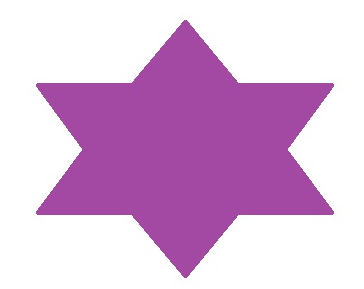
//> input picture 2.1 距离变换/hexagon.png, 364 x 289 px
$ ./dist_center   (built with g++ and OpenCV 4)
//> lines starting //> are read from the running program, lines starting //| are printed output that depends on the picture; after the words box and inside, x2 and y2 are one past the last pixel; in counts of white or black regions, pixels touching at a corner belong together
#include <opencv2/core/utility.hpp>
#include "opencv2/imgproc.hpp"
#include "opencv2/imgcodecs.hpp"
#include "opencv2/highgui.hpp"
#include <unistd.h>
#include <sstream>
#include <stdio.h>
// using namespace std;
// using namespace cv;

int main( int argc, const char** argv )
{
    cv::Mat src = cv::imread("./hexagon.png");
//> src is the input picture: 289 rows x 364 cols, CV_8UC3; mean B, G, R 219.4, 185, 219.4
    cv::Mat imageGray;
    cv::cvtColor(src, imageGray, CV_RGB2GRAY);
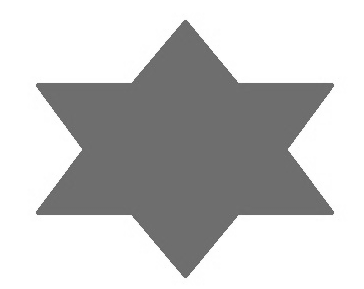
//> imageGray: 289 rows x 364 cols, CV_8UC1; min 102, max 255, mean 199.1


    imageGray = ~imageGray;
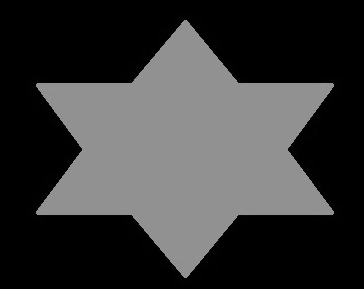
//> imageGray: 289 rows x 364 cols, CV_8UC1; min 0, max 153, mean 55.9


    cv::threshold(imageGray, imageGray, 20, 255, cv::THRESH_BINARY + cv::THRESH_OTSU);
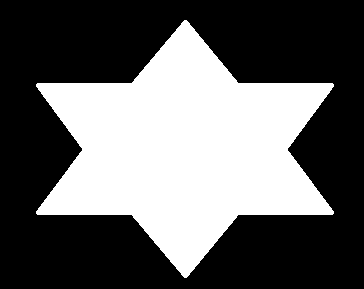
//> imageGray: 289 rows x 364 cols, CV_8UC1; 38.4% white; 1 white region, box (x1, y1, x2, y2) and area: (36, 20, 334, 278) 40423


    cv::Mat imageThin(imageGray.size(), CV_32FC1);
    cv::distanceTransform(imageGray, imageThin, CV_DIST_L2, 3);  //距离变换
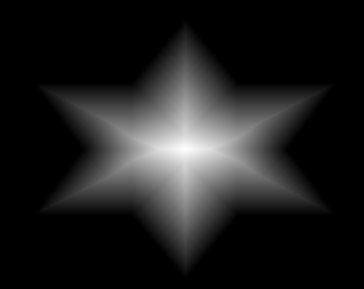
//> imageThin: 289 rows x 364 cols, CV_32FC1; min 0, max 84.99, mean 10.3; drawn with min black and max white
    cv::Mat distShow;
    distShow = cv::Mat::zeros(imageGray.size(), CV_8UC1);
    float maxValue = 0;
    cv::Point Pt(0, 0);
    for (int i = 0; i < imageThin.rows; i++)
    {
        for (int j = 0; j < imageThin.cols; j++)
        {
            distShow.at<uchar>(i, j) = imageThin.at<float>(i, j);
            //把float转换成uchar之后，距离越远的地方越亮
            if (imageThin.at<float>(i, j) > maxValue)
            {
                maxValue = imageThin.at<float>(i, j);  //获取距离变换的最大值
                Pt = cv::Point(j, i);  //最大值的坐标
            }
        }
    }
//> this loop made 289 passes
//> (maxValue, Pt) on passes 1 to 3: (0, Point(0, 0)), (0, Point(0, 0)), (0, Point(0, 0))
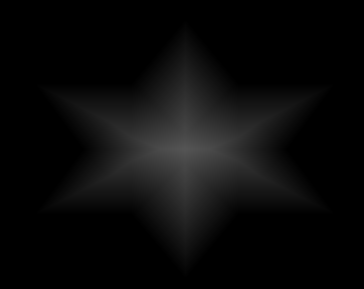
//> distShow: 289 rows x 364 cols, CV_8UC1; min 0, max 84, mean 10.1
//> after the loop, maxValue = 84.99; Pt = Point(184, 148)
    cv::normalize(distShow, distShow, 0, 255, CV_MINMAX); //为了显示清晰，做了0~255归一化
    cv::circle(src, Pt, maxValue, cv::Scalar(0, 0, 255), 3);
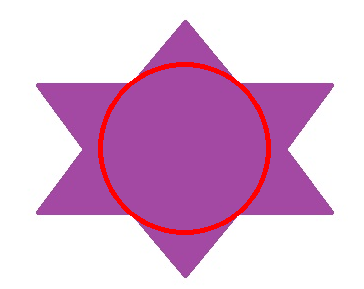
//> src: 289 rows x 364 cols, CV_8UC3; 2.44% of pixels changed, all inside (x1, y1, x2, y2) = (98, 62, 271, 235)
    cv::circle(src, Pt, 3, cv::Scalar(0, 255, 0), 3);
//> src: 289 rows x 364 cols, CV_8UC3; 0.09% of pixels changed, all inside (x1, y1, x2, y2) = (179, 143, 190, 154)

    cv::namedWindow("src1");
    cv::imshow("src1", src);

    while(1){
        char c = (char)cv::waitKey(0);
//> the Esc key is pressed
        if( c == 27 )
            break;
    }


}
